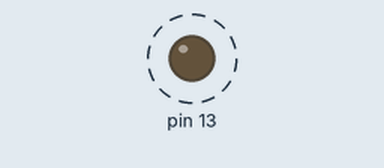
This sketch was run on a simulated Arduino Uno, built with avr-gcc and run on an emulated ATmega328P. Shown: output pins drawn as LEDs (lit = HIGH). Dashed ring = blinking. What the sketch prints to the serial monitor is not drawn.

Above: at 0.5 s.
Timing chart, 0 to 4.6 s (numbered marks = the images above):
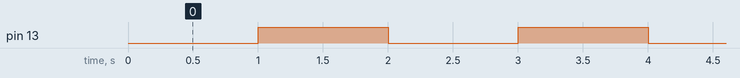

The sketch:

Timer_Clock.ino
```cpp
#include <TimerOne.h>
 int sec =0;
 int minut=0 ;
 int hour= 12;
void setup()
{
  Serial.begin(9600);
  pinMode(13, OUTPUT);
  Timer1.initialize(1000000);
  Timer1.attachInterrupt( timerIsr );
}
void loop()
{
  Serial.print("Time  ");
  Serial.print(hour);
  Serial.print(":");
  Serial.print(minut);
  Serial.print(":");
  Serial.println(sec);
}
 void timerIsr()
{
    digitalWrite( 13, digitalRead( 13 ) ^ 1 );
    sec ++ ;
    if (sec==60)
    {
      sec=0;
      minut ++ ;
    }
    if (minut==60)
    {
      minut=0;
      hour ++ ;

    }
    if (hour==13)
    {
      hour =1 ;
    }
}
```

Measured:
- by itself, pin 13: alternates HIGH for 1.0 s and LOW for 1.0 s
